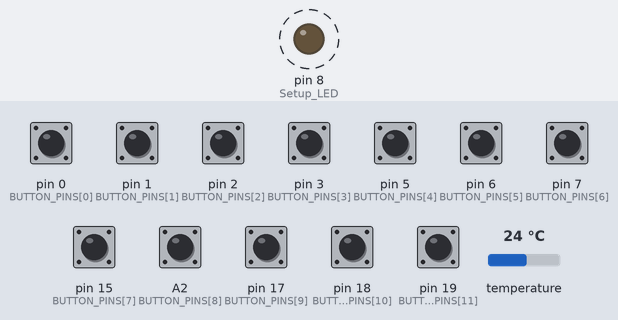
A sketch run on a simulated Arduino Uno, built for the host (arithmetic inside an expression is 32-bit, double 64-bit). On the bench: output pins drawn as LEDs (lit = HIGH). Dashed ring = blinking. The inputs (shaded band) are chosen by the test bench; at power-on: A2 (BUTTON_PINS[8]), pin 0 (BUTTON_PINS[0]), pin 1 (BUTTON_PINS[1]), pin 2 (BUTTON_PINS[2]), pin 3 (BUTTON_PINS[3]), pin 5 (BUTTON_PINS[4]), pin 6 (BUTTON_PINS[5]), pin 7 (BUTTON_PINS[6]), pin 15 (BUTTON_PINS[7]), pin 17 (BUTTON_PINS[9]), pin 18 (BUTTON_PINS[10]), pin 19 (BUTTON_PINS[11]) HIGH, temperature 24 °C. WiFi joins after 1.5 s; servers stay silent unless stated; no MQTT or app messages arrive unless stated; what the sketch prints to the serial monitor is not drawn.

Above: at 0.2 s.
Timing chart, 0 to 3.0 s (numbered marks = the images above):
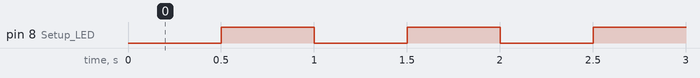

Measured:
- by itself, pin 8 (Setup_LED): alternates HIGH for 0.50 s and LOW for 0.50 s, 5 changes in all, then stays HIGH

The sketch:

Uno-Alarm-System.ino
```cpp
/*
* - Arduino uses digital pins 10, 11, 12, and 13 (SPI) to communicate with the W5100 on the ethernet
* - Add DS18B
* - Add Auto Mac REF: https://www.freetronics.com.au/pages/setting-arduino-ethernet-mac-addresses-using-a-ds18b20
* - ADD LDR to Board
* - Add LED indicator
* - Optimase Size - 26506/1192
* - Made Program to resemble the basicks of a SonOff Devise Profile to emulate the inforamtion for a small program to monitor IT devices
*  * Genereate Mac: https://ssl.crox.net/arduinomac/
*/

#include <SPI.h>
#include <Ethernet.h>
#include <PubSubClient.h>
#include <ArduinoJson.h>
#include <avr/wdt.h>
//#include <MemoryFree.h>;
//#include <pgmStrToRAM.h>; // not needed for new way. but good to have for reference.

byte ver = 12 ;
const char* topic = "wsAlarm";
// Update these with values suitable for your hardware/network.
//byte mac[6] = { 0x90, 0xA2, 0xDA, 0x66, 0xB1, 0x90 }; // Test Bench
byte mac[6] = { 0x90, 0xA2, 0xDA, 0xF4, 0xDA, 0xB6 };
//const char* macS = "90:A2:DA:66:B1:90"; // This is used to report the mac address for the Monitor
const char* macS = "90:A2:DA:F4:DA:B6";

IPAddress ip(192, 168, 8, 13);
IPAddress server(192, 168, 8, 30);
const char* Fname = "Workshop Alarm";
// Host Name MAX 12 Characters
//char SetHostName[] = "wsAlarm";

EthernetClient ethClient;
PubSubClient client(ethClient);
long lastReconnectAttempt = 0;
//+------------------------------------------------------------------+
//|Setup MQTT Watchdog
//+------------------------------------------------------------------+
byte connect_timeout = 0;
//+------------------------------------------------------------------+
//|Setup MQTT WDT - To restart if MSG not recieved
//+------------------------------------------------------------------+
unsigned long previousKick = 0;
//const long kickInterval = 30000 ; // for Testing
const long kickInterval = 610000 ; // 11 Min - Sothat the second payload could be recieved for incase.
//+------------------------------------------------------------------+
//|Setup LDR
//+------------------------------------------------------------------+
const byte photocellPin = A0; // LDR and 10K pulldown registor are connected to A0
int photocellReading; // Variable to read the analog value

//+------------------------------------------------------------------+
//|Setup DS18B20
//+------------------------------------------------------------------+
#include <OneWire.h>
#include <DallasTemperature.h>
OneWire ds(9);
#define ONE_WIRE_BUS 9
// Setup a oneWire instance to communicate with any OneWire devices
OneWire oneWire(ONE_WIRE_BUS);
// Pass our oneWire reference to Dallas Temperature sensor
DallasTemperature sensors(&oneWire);
DeviceAddress insideThermometer;
int dstemp = 0;
//+------------------------------------------------------------------+
//|Setup Buttons
//+------------------------------------------------------------------+
#include <Bounce2.h>
#define NUM_BUTTONS 12
const uint8_t BUTTON_PINS[NUM_BUTTONS] = {0,1,2,3,5,6,7,15,16,17,18,19 };
Bounce * buttons = new Bounce[NUM_BUTTONS];
//int ipt = 0;
bool inpt1 = false ;

//+------------------------------------------------------------------+
//| MQTT General
//+------------------------------------------------------------------+


//const char* stat = "stat/";
const char* LWT = "tele/wsAlarm/LWT" ;
//const char* inTopic = "cmd/wsAlarm/#";
//String val;
//const char* sensorTopic = "stat/wsAlarm1/SENSOR";
//const char* dataTopic2 = "stat/wsAlarm1/info2";
const char* outPinTopic = "stat/wsAlarm/SWITCH";

const char* cmdTopic = "cmnd/wsAlarm/STATUS"; // Need to compare incommin payload
//const char* recState = "tele/wsAlarm1/STATE" ;
//const char* statTopic = "stat/wsAlarm1/STATUS";
//const char* status_5 = "stat/wsAlarm1/STATUS5" ;


//char LWT[20] = "";
//char sensorTopic[20] = "";//tele/lightz4/SENSOR
//char status_5[25]="";
//char outPinTopic[25]="";
//char statTopic[25]="";


unsigned long newTmqtt;

//+------------------------------------------------------------------+
//| LED Flash
//+------------------------------------------------------------------+
unsigned long LEDpreviousMillis = 0;
const long LEDinterval = 500;
int ledState = LOW;
byte MQTTdisconnect = 0;

void setup(){
  Serial.begin(9600);
  Serial.println("Startup Begin");
  pinMode(8, OUTPUT); // Setup LED
  digitalWrite(8, LOW);
  //setupDSB18 ();
  Ethernet.begin(mac, ip);
 // Ethernet.begin(mac);
  Serial.println(F("Startup Complete"));
  start_mqtt ();
  setupInput();
  MQTTdisconnect = 0;
  wdt_reset();
  //wdt_enable(WDTO_2S);
   //Ethernet.begin(mac, ip);
 //delay(1500);

}


void loop(){
check_mqtt ();
read_input_pins ();
send_data ();
reset_arduino_mqtt ();
LEDflash();
checkKick();
//wdt_reset();


}
```

a_mqtt.ino
```cpp
void LEDflash(){
 if(MQTTdisconnect != 1){
    unsigned long currentMillis = millis();

  if (currentMillis - LEDpreviousMillis >= LEDinterval) {
    // save the last time you blinked the LED
    LEDpreviousMillis = currentMillis;

    // if the LED is off turn it on and vice-versa:
    if (ledState == LOW) {
      ledState = HIGH;
    } else {
      ledState = LOW;
    }

    // set the LED with the ledState of the variable:
    digitalWrite(8, ledState);
    }
  }
}

void callback(char* topic, byte* payload, unsigned int length) {
/*
  Serial.print("Message arrived [");
  Serial.print(topic);
  Serial.print("] ");
  for (int i=0;i<length;i++) {
    Serial.print((char)payload[i]);
  }
  Serial.println();
*/

// ------------------- Convert Payload to Int to use later ------------------
  char myNewArray[length+1];
  for (int i=0;i<length;i++) {
    myNewArray[i] = (char)payload[i];
  }
 myNewArray[length] = NULL;
 int command = atoi(myNewArray);  // now an unsigned long
    // Serial.println(F("Command:"));
    // Serial.println(command);
if(strcmp(topic, cmdTopic) == 0){
  //Serial.print ("Command topic recived:");
  //Serial.println((char)payload[0]);
  //byte a = (char)payload[0];
  //sendStatusData((char)payload[0]) ;
  if (command == 1){
    sendStatusData(1);
  } else if (command == 5){
   sendStatusData(5);
    }else if (command == 10){
        Serial.println("Kick Recieved");
        previousKick = millis();
    }
  }
}


void start_mqtt (){
  client.setServer(server, 1883);
  client.setCallback(callback);
  lastReconnectAttempt = 0;
}

boolean reconnect() {
      char lwt[30]="";
      sprintf(lwt ,"%s%s%s","tele/",topic,"/LWT");
 if (client.connect(topic,lwt , 1 , 1 , "Offline")){
      char sub[30]="";
      sprintf(sub ,"%s%s%s","cmnd/",topic,"/#");

    client.publish(lwt,"Online",true);
    connect_timeout = 0 ;
    MQTTdisconnect = 1 ;
    // ... and resubscribe
    client.subscribe(sub);
    digitalWrite(8, HIGH);
    Serial.println("MQTT Connected");
    reportInputStates();
    send_tele_state ();
    //reportInputStates();
  }
  return client.connected();
}

void reset_arduino_mqtt (){
   if (connect_timeout > 5){
    //Serial.println(connect_timeout);
    wdt_enable(WDTO_2S);
    delay (3000);
  }
}


void check_mqtt (){
  if (!client.connected()) {
    MQTTdisconnect = 0 ;
    //digitalWrite(8, LOW);
    long now = millis();
     if (now - lastReconnectAttempt > 3000) {
      //digitalWrite(8, HIGH);
      connect_timeout ++ ;
      Serial.println(connect_timeout);
      lastReconnectAttempt = now;
      // Attempt to reconnect
      if (reconnect()) {
        lastReconnectAttempt = 0;
      }
    }
  } else {
   client.loop();
  }
}
```

b_inputs.ino
```cpp
void setupInput(){
  for (int i = 0; i < NUM_BUTTONS; i++) {
    buttons[i].attach( BUTTON_PINS[i] , INPUT_PULLUP  );       //setup the bounce instance for the current button
    buttons[i].interval(25);              // interval in ms
  }
}

void read_input_pins (){
// Read Inputs and Report States
  for (int i = 0; i < NUM_BUTTONS; i++)  {
    // Update the Bounce instance :
    buttons[i].update();
    if ( buttons[i].fell() ) {
      char stopic[40];
      sprintf(stopic ,"%s%d",outPinTopic,(i+1));
      client.publish(stopic, "ON");
    }else if ( buttons[i].rose() ){
      char stopic[40];
      sprintf(stopic ,"%s%d",outPinTopic,(i+1));
      client.publish(stopic, "OFF");

    }
  }
}


void reportInputStates(){
//char stopic[40];
//char* state = "";
  for (int thisPin = 0; thisPin < NUM_BUTTONS; thisPin++) {
//  sprintf(topic ,"%s%s%s%d","stat/",topic,"/SWITCH",(thisPin+1));
  int i = BUTTON_PINS[thisPin];
    int state = digitalRead(i) ;
   // Serial.println(state);
    if (state == 1){
      publishPinState(thisPin,"OFF");
    }else{
      publishPinState(thisPin,"ON");
    }

  }
}


void publishPinState(int pinNbr, char* state) {
  char topic[40];
  sprintf(topic ,"%s%d",outPinTopic,(pinNbr+1));
  client.publish(topic, state);
  //Serial.println("Send");
  }
```

c_ds18b20.ino
```cpp
int dssensor (){
sensors.requestTemperatures();
//Serial.print("Temperature for the device 1 (index 0) is: ");
dstemp = sensors.getTempCByIndex(0);
return dstemp;
}

void checkKick(){
 if (millis()- previousKick >= kickInterval){  // TimeOut was reached and board needs to be reset - MQTT Meassage was not recieved in time
         //Serial.println("No Kick Recieved Restart Board");
         wdt_enable(WDTO_1S);
         previousKick = millis();
         //delay(5000);
 }
}
```

e_Send_Data.ino
```cpp
void send_data (){
 if (millis()- newTmqtt >= 300000) {
    send_tele_state ();
      client.publish(cmdTopic,"10");
 newTmqtt = millis();
    }

}

// convert IP-address to a string for in this case MQTT
char* ip2CharArray(IPAddress IP) {
  static char a[16];
  sprintf(a, "%d.%d.%d.%d", IP[0], IP[1], IP[2], IP[3]);
  return a;
}


void sendStatusData(byte stat){
  //Serial.print(F("MQTT Command Recv:"));
  //Serial.println(stat);
  if (stat == 1){ // 49 is the byte version of 1
  // Serial.println("Case 1 Run");
      char status_0[30]="";
    sprintf(status_0 ,"%s%s%s","stat/",topic,"/STATUS");
    StaticJsonDocument<100> doc;
      JsonObject Status  = doc.createNestedObject("Status");
      Status["Module"] = 1;
      JsonArray  FriendlyName  = Status.createNestedArray("FriendlyName");
      FriendlyName.add(Fname);
       Status["Topic"] = topic;
      char buffer[80];
      serializeJson(doc, buffer);
      size_t n = serializeJson(doc, buffer);
      client.publish(status_0, buffer,n);
      doc.clear();

  } else if (stat == 5){
      char status_5[30]="";
      sprintf(status_5 ,"%s%s%s","stat/",topic,"/STATUS5");
      StaticJsonDocument<50> doc5;
      JsonObject Status5  = doc5.createNestedObject("StatusNET");
      Status5["IPAddress"] =ip2CharArray(Ethernet.localIP());
      Status5["Mac"] = macS;
      char buffer5[75];
      serializeJson(doc5, buffer5);
      size_t n5 = serializeJson(doc5, buffer5);
      client.publish(status_5, buffer5,n5);
    doc5.clear();
  }
    Serial.println(stat);

  }

  void sensorData (){
      char sensor[30]="";
      sprintf(sensor,"%s%s%s","tele/",topic,"/SENSOR");
StaticJsonDocument<80> doc;
  JsonObject Status  = doc.createNestedObject("DS18B20");
    Status["temp"] = dssensor ();
    doc["ldr"] = analogRead(photocellPin); ;
      char buffer[80];
      serializeJson(doc, buffer);
      size_t n = serializeJson(doc, buffer);
      client.publish(sensor, buffer,n);
      doc.clear();
}

void send_tele_state (){
    char state[30]="";
    sprintf(state,"%s%s%s","tele/",topic,"/STATE");
      StaticJsonDocument<20> doc;
      doc["ver"] = ver;
      char buffer[20];
      serializeJson(doc, buffer);
      size_t n = serializeJson(doc, buffer);
      client.publish(state, buffer,n);
      doc.clear();
      sensorData () ;
}
```
